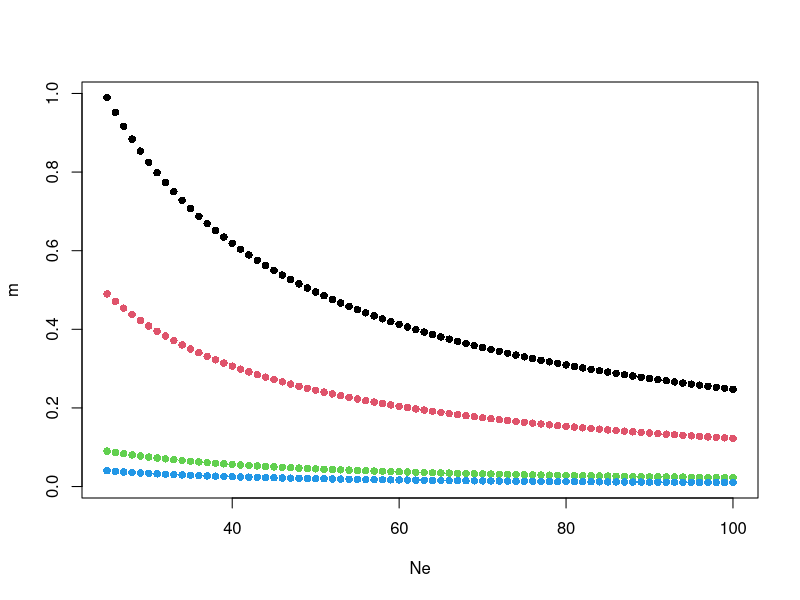

The R script that drew this image: (Note: this script raises an error after producing the figure.)

em.mRate <- function(fst, ne) (1/fst-1)/(4*ne)
em.fst <- function(Nm) 1/(4*Nm+1)
em.Nm <- function(fst) (1/fst-1)/4

em.N <- function(fst, m) (1/fst-1)/(4*m)

fst <- c(0.01, 0.02, 0.1, 0.2)
N <- c(25:100)

m <- sapply(fst, function(x) em.mRate(x, N))
colnames(m) <- paste0('fst', fst)
#m <- 0.05
em.N(0.2, 0.05)

Ne <- sapply(1:4, function(x) em.N(fst[x], m[,x]))

fst
plot(Ne,m, col = rep(1:4, each = nrow(m)), pch = 16)

cbind(m,N) %>% as.data.frame() %>% 
  pivot_longer(-N) %>% 
  mutate(name = (sub('fst','', name))) %>% 
  rename(fst =name, m = value) %>% 
  ggplot(aes(N, m, colour = fst, group = fst)) +
  geom_line(size = 1)+
  theme_classic()

fstmin <- min(fstdata$fst[fstdata$fst>0])
fstdata$Nm <- em.Nm(fstdata$fst+fstmin)

ggplot(filter(fstdata, fst > fstmin), aes(npp.log,Nm , color = phase))+
  geom_point()+
  #scale_y_log10()+
  #scale_x_log10()+
  geom_smooth(method = 'lm')+
  facet_grid(~species)

fstph<-fstdata %>% 
  group_by(phase, phaseNo, npp.log, captures, species) %>% 
  summarise(fst = mean(fst)) %>% 
  mutate(Nm = em.Nm(fst),
         N = captures*15,
         m = em.mRate(fst, N)) %>% 
  filter(!is.infinite(Nm), grepl('herm', species)) 

ggplot(fstph,aes(captures*15, Nm, colour = phase))+ 
  geom_point()+
  geom_smooth(method = lm, formula = y ~ splines::bs(x, 3),
              se = F, aes(group = species))
  
ggplot(fstph,aes(npp.log, Nm, colour = phase))+ 
  geom_point()+
  geom_smooth(method = lm, formula = y ~ splines::bs(x, 5),
              se = F, aes(group = species))


ggplot(fstph,aes(N, m, colour = phase))+ 
  #geom_line(aes(group = species), linewidth = 1, colour = 'black')+
  geom_point(size = 3)+
  geom_smooth(span = 0.9, aes(group = species), se = F) +
  theme_classic()



AIC(lm(Nm ~ captures, data = fstph), lm(log(Nm) ~ captures,data = fstph))

